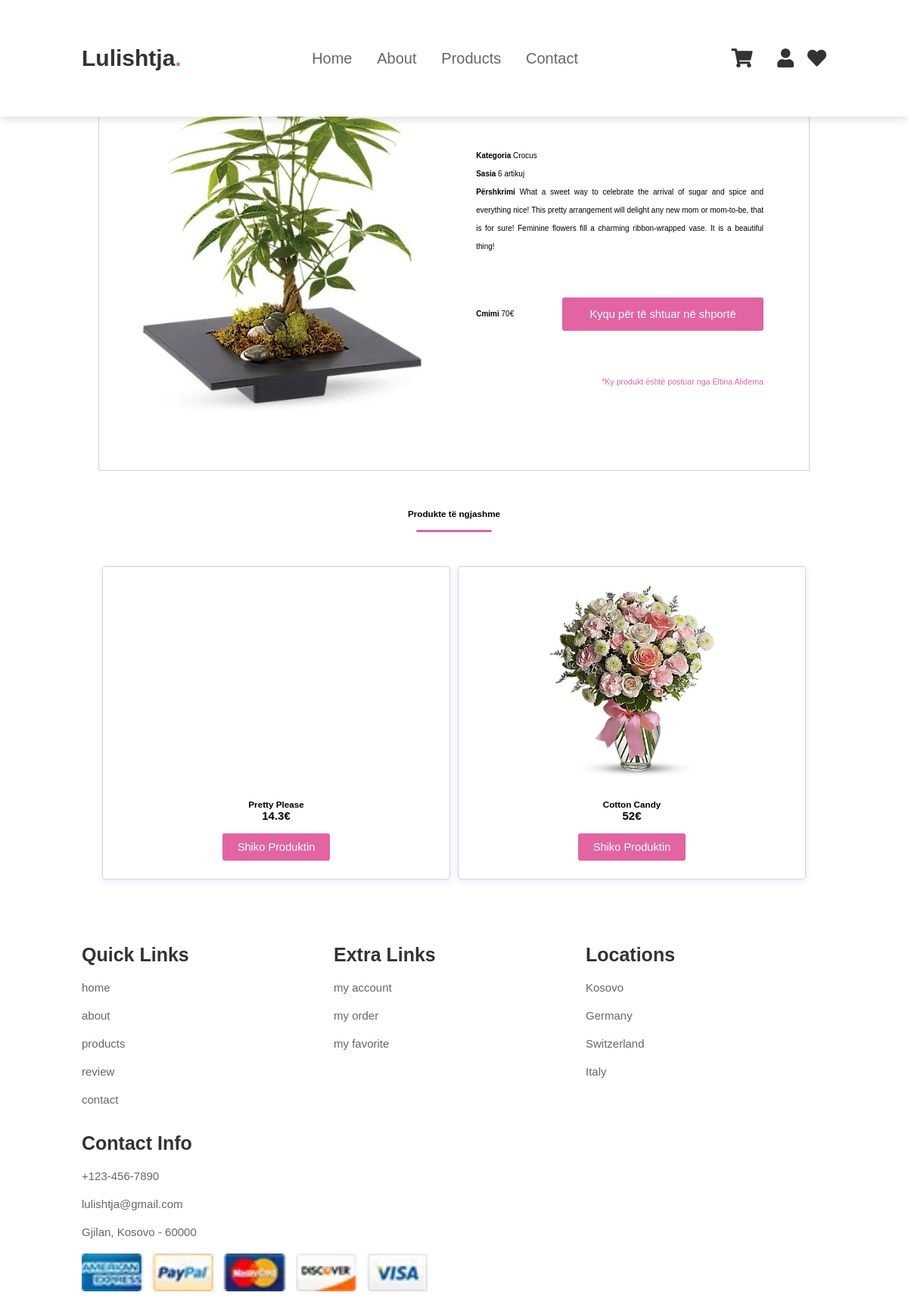
Page /views/view-product.php?pid=37 on the committed database.
### tables this page shows
CREATE TABLE `products` (
  `id` int(11) NOT NULL,
  `emri` varchar(255) NOT NULL,
  `cmimi` float NOT NULL,
  `pershkrimi` text NOT NULL,
  `sasia` int(11) NOT NULL,
  `kategoria` varchar(255) DEFAULT NULL,
  `image` varchar(255) NOT NULL,
  `admin_id` int(11) NOT NULL,
  `prodhuesi` varchar(255) DEFAULT NULL,
  `is_promoted` smallint(1) NOT NULL DEFAULT 0
);

CREATE TABLE `users` (
  `id` int(11) NOT NULL,
  `first_name` varchar(255) NOT NULL,
  `last_name` varchar(255) NOT NULL,
  `email` varchar(255) NOT NULL,
  `password` varchar(255) NOT NULL,
  `time_created` timestamp NOT NULL DEFAULT current_timestamp() ON UPDATE current_timestamp(),
  `is_admin` smallint(1) NOT NULL DEFAULT 0
);

### logic/Database.php (called while the page is built, shortened)
<?php
class DatabaseConfig {
    private $connection;
    private $host = "localhost";
    private $dbname = "lulishtja";
    protected function getConnection(){
        return $this->connection;
    }
    private function createConnection(){
        try {
            $this->connection = new PDO("mysql:host=$this->host;dbname=$this->dbname", "root", "");
        } catch (PDOException $e) {
            print "Error!: " . $e->getMessage() . "<br/>";
            die();
        }
    }
}

### logic/ProductMapper.php (called while the page is built, shortened)
<?php
require_once "Database.php";
class ProductMapper extends DatabaseConfig {
    private $connection;
    public function __construct(){
        $this->connection = $this->getConnection();
    }
    public function getProductsByCategory($kategoria, $id){
        $this->query = "select * from (select * from products where kategoria=:kategoria and
         id!=:id order by id desc limit 3)var1 order by id asc";
        $statement = $this->connection->prepare($this->query);
        $statement->bindParam(":kategoria", $kategoria);
        $statement->bindParam(":id", $id);
        $statement->execute();
        $result = $statement->fetchAll(PDO::FETCH_ASSOC);
        return $result;
    }
    public function getProductsById($id){
        $this->query = "select * from products where id=:id";
        $statement = $this->connection->prepare($this->query);
        $statement->bindParam(":id", $id);
        $statement->execute();
        $result = $statement->fetch(PDO::FETCH_ASSOC);
        return $result;
    }
}

### logic/UserMapper.php (called while the page is built, shortened)
<?php
require_once "Database.php";
class UserMapper extends DatabaseConfig {
    private $connection;
    public function __construct(){
        $this->connection = $this->getConnection();
    }
    public function getUserByID($id){
        $this->query = "select * from users where id=:id";
        $statement = $this->connection->prepare($this->query);
        $statement->bindParam(":id", $id);
        $statement->execute();
        $result = $statement->fetch(PDO::FETCH_ASSOC);
        return $result;
    }
}

### views/view-product.php (the view, shortened to what this page needs)
<?php
include_once '../logic/ProductMapper.php';
include_once '../logic/UserMapper.php';
include '../components/header.php';
if(isset($_GET['pid'])){
    $pmapper = new ProductMapper();
    $mapper = new UserMapper();
    $pid=$_GET['pid'];
    $product = $pmapper->getProductsById($pid);
    $admin = $mapper->getUserById($product['admin_id']);
    $productsOfSameCategory = $pmapper->getProductsByCategory($product['kategoria'], $product['id']);
}?>
<main id="main">
    <div class="wrapper">
        <div class="view-product">
            <div class="view-product-image">
                <img src="<?= $product['image']?>" alt="">
            </div>
            <div class="product-info">
                <div>
                    <p><?= $product['prodhuesi']?></p>
                    <h1><?= $product['emri']?></h1>
                </div>
                <div>
                    <p><b>Kategoria </b><?= $product['kategoria']?></p>
                    <p><b>Sasia </b><?= $product['sasia']?> artikuj</p>
                    <p><b>Përshkrimi </b><?= $product['pershkrimi']?></p>
                </div>
                <div>
                    <p><b>Cmimi </b><?= $product['cmimi']?>&euro;</p>
                    <?php
                    if(isset($_SESSION['is_logged_in']) == 1){
                        $isInCart = false;
                        for($i = 0; $i < count($cartProducts); $i = $i + 1){
                            if($product['id'] == $cartProducts[$i]['product_id']){
                             $isInCart = true;
                                break;
                            }
                        }
                        if($isInCart){ ?>
                            <p><b>Produkti është në shportë</b></p>
                        <?php } else if($product['sasia'] == 0) { ?>
                            <p id="nostock">Nuk ka stok</p>
                        <?php }
                        else { ?>
                            <a href=" <?php echo "../logic/upload.php?action=add-to-cart&product-id=".$product['id'] ?>">Shto në shportë</a>
                        <?php }
                    }
                    else if($product['sasia'] == 0){ ?>
                        <p id="nostock">Nuk ka stok</p>
                    <?php } else if(!isset($_SESSION['is_logged_in'])) { ?>
                        <a href="llogaria.php" class="button">Kyqu për të shtuar në shportë</a>
                    <?php } else { ?>
                        <a href=" <?php echo "../logic/upload.php?action=add-to-cart&product-id=".$product['id'] ?>">Shto në shportë</a>
                    <?php } ?>
                </div>
                <div>
                    <?php if($admin != null){ ?>
                        <p>*Ky produkt është postuar nga <?= $admin['first_name'].' '.$admin['last_name']?></p>
                    <?php } ?>
                </div>
            </div>
        </div>
        <?php if(count($productsOfSameCategory) > 1) {?>
            <div class="products-container">
            <div class="section-title">
                    <h3>Produkte të ngjashme</h3>
                    <hr class="divider">
                </div>
                    <div class="products-panel">
                        <?php foreach($productsOfSameCategory as $catProduct){
                            $pid = $catProduct['id']; ?>
                            <div class="square">
                            <div>
                                <a href="<?php echo "view-product.php?pid=$pid" ?>"><img src=<?php echo $catProduct['image']; ?> alt=""></a>
                            </div>
                            <div>
                                <h3><?php echo $catProduct['emri']; ?></h3>
                                <h2><?php echo $catProduct['cmimi']; ?>&euro;</h2>
                                <a class="button" href="<?php echo "view-product.php?pid=$pid" ?>">Shiko Produktin</a>
                            </div>
                        </div>
                        <?php } ?>
                    </div>
                </div>
        <?php } ?>
    </div>
</main>
<?php
include '../components/footer.php'
?>

### css/style.css (style rules this page uses)
:root { --col:#e264a3; }
* { margin:0; padding:0; box-sizing: border-box; font-family: Verdana, Geneva, Tahoma, sans-serif; outline: none; border:none; text-decoration: none; }
html { font-size: 62.5%; scroll-behavior: smooth; scroll-padding-top: 6rem; overflow-x: hidden; }
a { text-decoration: none; }
.button { background-color: #e264a3; color: white; border-radius: 3px; font-size: 11pt; }
.divider { width: 100px; height: 3px; background-color: #e264a3; border: 0; border-radius: 5px; padding: 0; margin: 0; }
.section-title { margin: 40px 0; display: flex; flex-direction: column; align-items: center; }
.section-title h3 { padding-bottom: 15px; }
#main { min-height: 60vh; width:100%; }
.wrapper { margin-right: auto; margin-left: auto; max-width: 960px; padding-right: 10px; padding-left: 10px; }
.view-product { margin: 50px 0; display: flex; flex-direction: row; background-color: white; border: 0.1px solid lightgrey; }
.view-product-image { width: 50%; padding: 15px; margin: 40px 15px; display: flex; justify-content: center; align-items: flex-start; }
.view-product-image img { max-width: 100%; background-color: white; }
.product-info { padding: 15px; padding-right: 60px; width: 50%; line-height: 18pt; }
.product-info div:first-child, .product-info div:nth-child(2), .product-info div:nth-child(3) { margin: 40px 0; }
.product-info div:nth-child(2) { text-align: justify; }
.product-info div:nth-child(3) { display: flex; flex-direction: row; align-items: center; justify-content: space-between; }
.product-info div:nth-child(3) a { background-color: #e264a3; color: white; border-radius: 3px; font-size: 11pt; width:70%; padding: 10px 0; text-align: center; border: none; }
.product-info div:nth-child(3) a { margin: 15px 0; width: 70%; padding: 10px 0; text-align: center; }
.product-info div:last-child p { font-size: 8pt; text-align: right; color: #e264a3; }
.square { background-color: white; flex-basis: 33%; border: 1px solid #d4d4d4; min-height: 300px; display: flex; flex-direction: column; align-items: center; justify-content: space-evenly; }
.square img { width: 45%; }
.products-container { margin: 50px 0; }
.products-panel { display: flex; flex-direction: row; flex-wrap: wrap; justify-content:flex-start; }
.products-panel .square { flex-basis: 24%; border: 1px solid #d4d4d4; min-height: 400px; border-radius: 5px; margin: 5px; box-shadow: 0 2px 10px rgba(0, 0, 255, 0.1); align-items: center; justify-content: space-evenly; flex-grow: 1; }
.products-panel .square div:first-child { height: 70%; display: flex; justify-content: center; align-items: center; padding: 20px 0; }
.products-panel .square div:first-child a { display: flex; justify-content: center; align-items: center; }
.products-panel .square div:first-child img { width: 60%; max-width: 70%; }
.products-panel .square div:nth-child(2) { display: flex; flex-direction: column; justify-content: center; align-items: center; }
.products-panel .square div:nth-child(2) a { padding: 10px 20px; margin: 15px 0; border: none; }
@media (max-width: 1200px) { .products-panel .square { flex-basis: 33%; border: 1px solid #d4d4d4; min-height: 400px; border-radius: 5px; } }

### rows in the picture
products: image (picture), kategoria "Crocus", sasia "6", pershkrimi "What a sweet way to celebrate the arrival of sugar and spice and everything nice! This pretty arrangement will delight any new mom or mom-to-be, that is for sure! Feminine flowers fill a charming ribbon-wrapped vase. It is a beautiful thing!", cmimi "70"
users: first_name "Eltina", last_name "Alidema"
products: emri "Pretty Please", cmimi "14.3"
products: image (picture), emri "Cotton Candy", cmimi "52"
